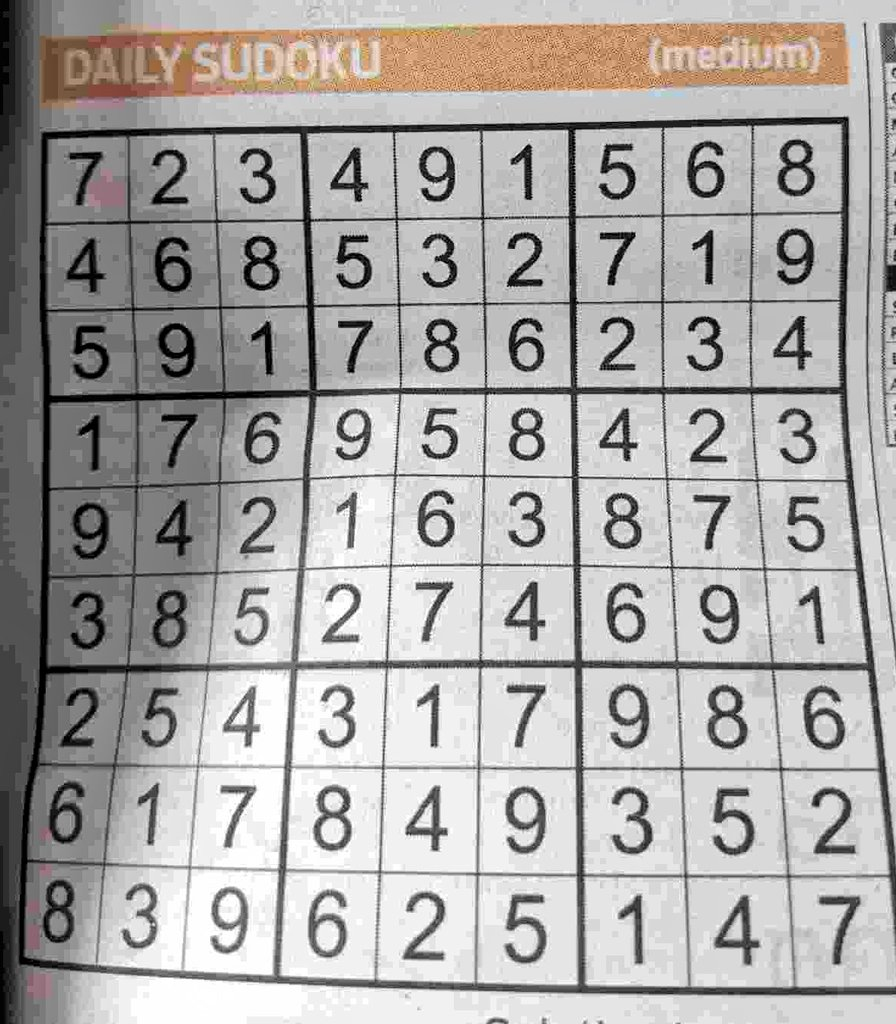
#> input picture Testing/sudoku.jpg, 896 x 1024 px
$ python 21_image_gradients.py   (older library calls are emulated)
#> lines starting #> are read from the running program, lines starting #| are printed output that depends on the picture
import cv2
import numpy as np
from matplotlib import pyplot as plt

img = cv2.imread('sudoku.jpg', 0)  # Load the image in grayscale
#> img: shape (1024, 896); min 0, max 255, mean 169.3
lap = cv2.Laplacian(img, cv2.CV_64F, ksize=3)  # Apply Laplacian filter
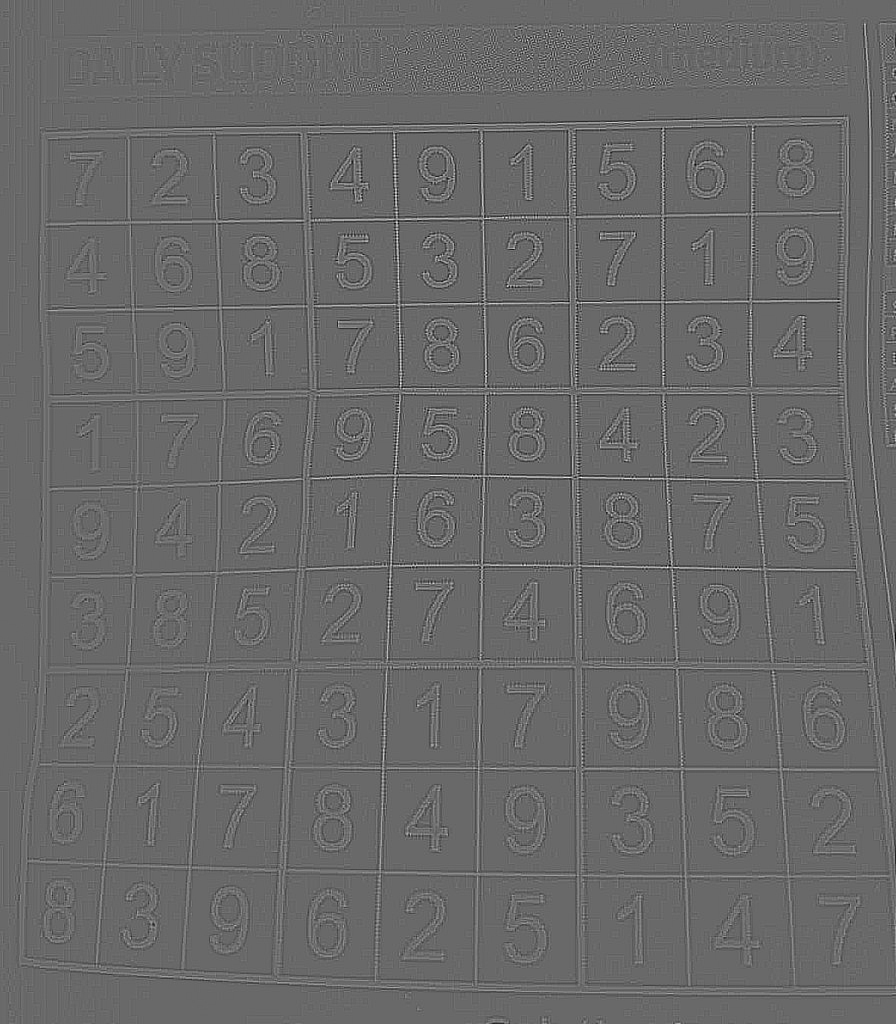
#> lap: shape (1024, 896) float64; min -780, max 1108, mean 0; drawn with min black and max white
lap = np.uint8(np.absolute(lap))  # Convert to uint8
sobelX = cv2.Sobel(img, cv2.CV_64F, 1, 0, ksize=3)  # Sobel X
sobelY = cv2.Sobel(img, cv2.CV_64F, 0, 1, ksize=3)  # Sobel Y
sobelX = np.uint8(np.absolute(sobelX))  # Convert to uint8
sobelY = np.uint8(np.absolute(sobelY))  # Convert to uint8
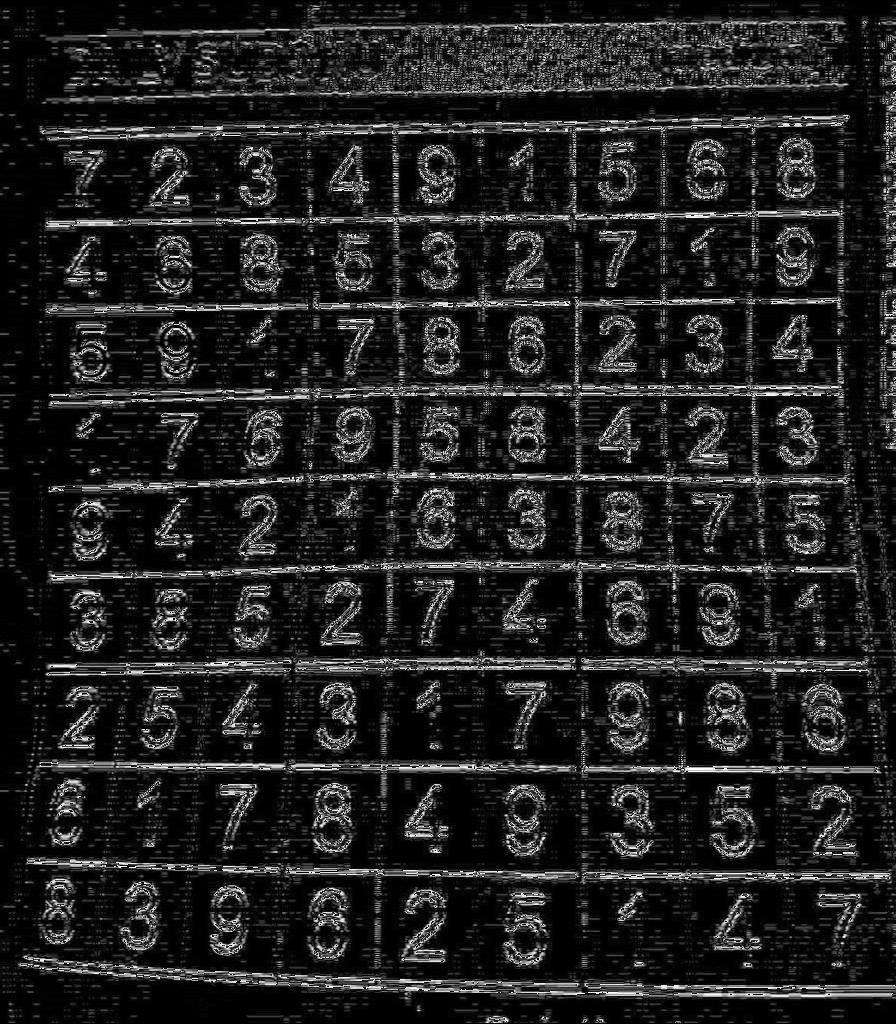
#> sobelY: shape (1024, 896); min 0, max 255, mean 32.8
sobelCombined = cv2.bitwise_or(sobelX, sobelY)  # Combine Sobel X and Y
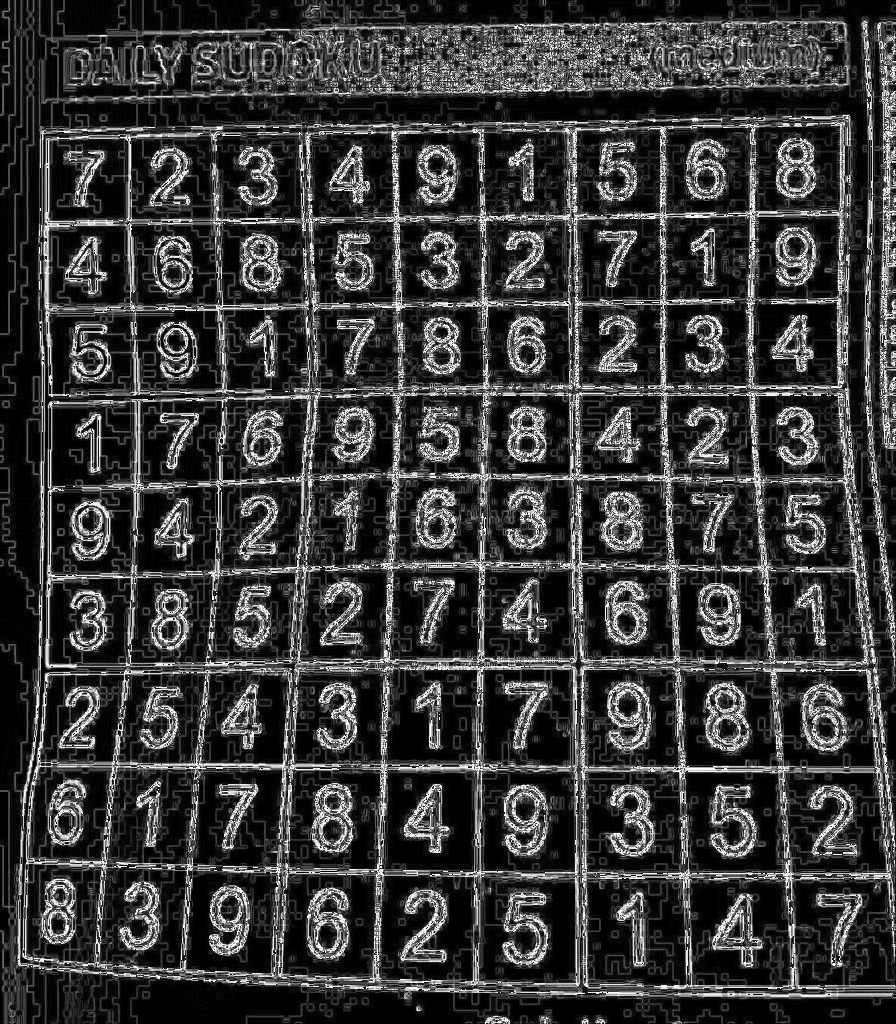
#> sobelCombined: shape (1024, 896); min 0, max 255, mean 57
edges = cv2.Canny(img, 100, 200)  # Apply Canny edge detection
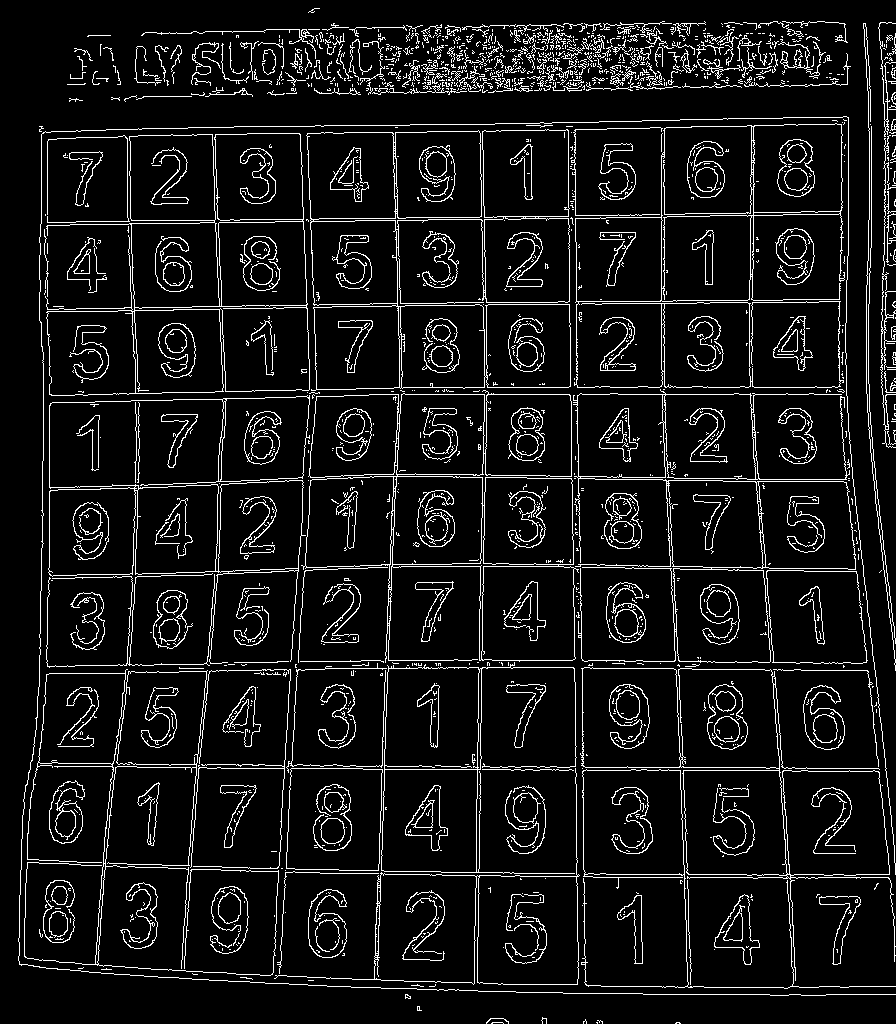
#> edges: shape (1024, 896); 8.2% white in thin lines or dots


titles = ['Original Image', 'Laplacian', 'Sobel X', 'Sobel Y', 'Sobel Combined', 'Canny Edges']
images = [img, lap, sobelX, sobelY, sobelCombined, edges]

for i in range(len(images)):
    plt.subplot(2, 3, i + 1)
    plt.imshow(images[i], cmap='gray')
    plt.title(titles[i])
    plt.xticks([]), plt.yticks([])  # Hide x & y ticks
#> this loop made 6 passes
plt.show()

$ run again, with Testing/cd_pic.jpg copied over Testing/sudoku.jpg
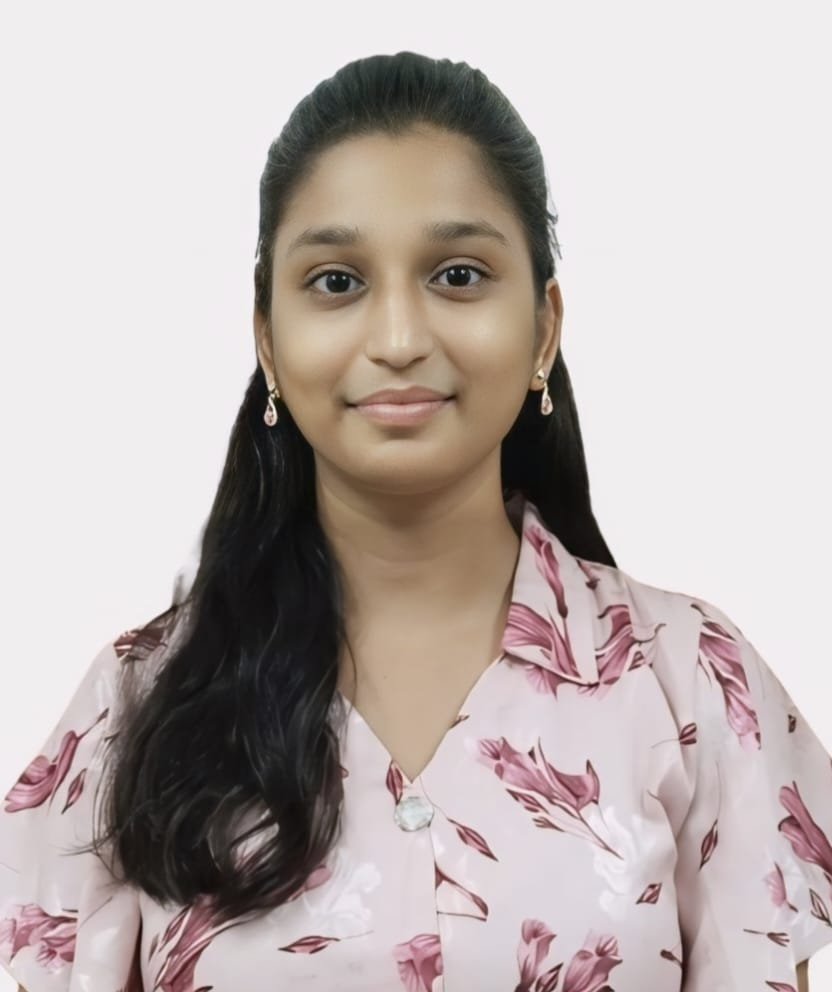
#> input picture Testing/cd_pic.jpg, 832 x 992 px
#> `sobelY = cv2.Sobel(img, cv2.CV_64F, 0, 1, ksize=3)`:
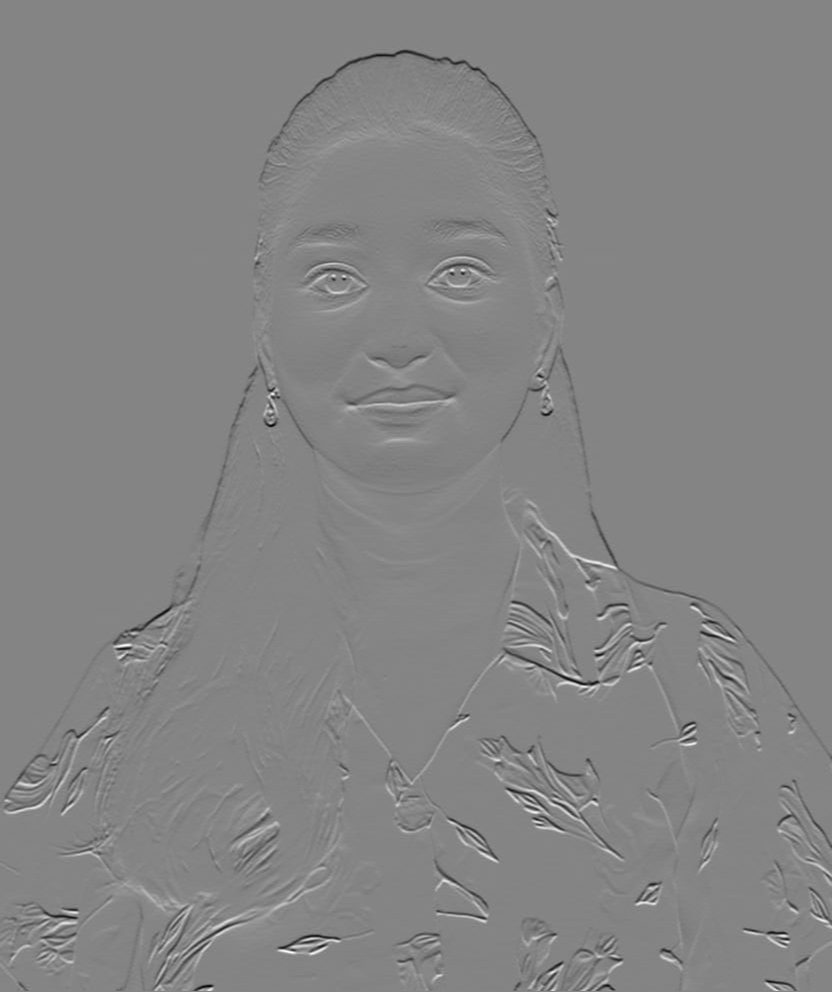
#> sobelY: shape (992, 832) float64; min -563, max 519, mean -0.5; drawn with min black and max white
#> `edges = cv2.Canny(img, 100, 200)`:
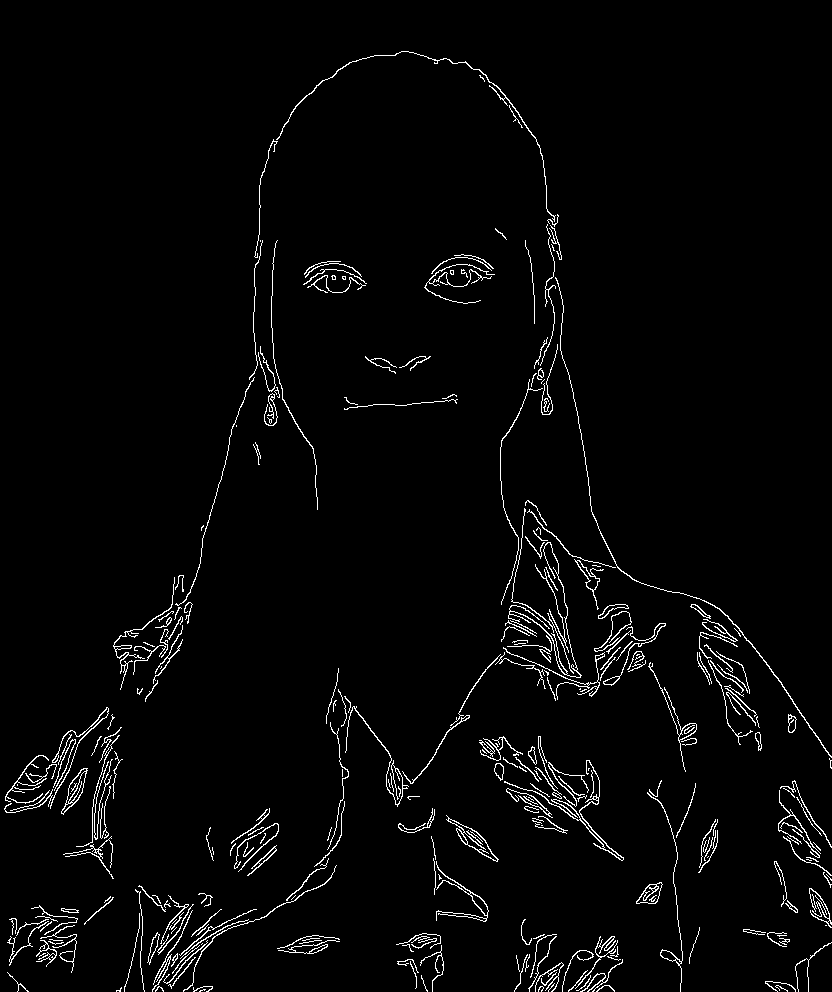
#> edges: shape (992, 832); 2.7% white in thin lines or dots
#> the loop `for i in range(len(images)):` made 6 passes
